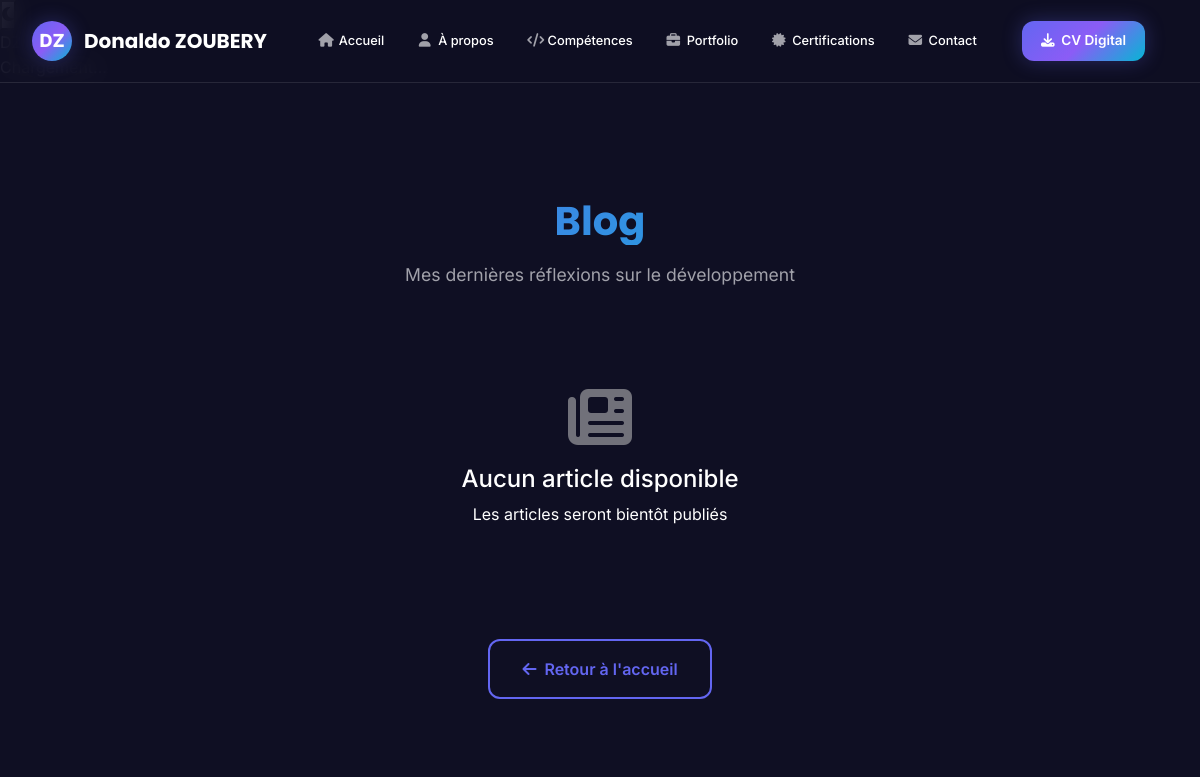
/blog/, run on an earlier commit of the app's database.
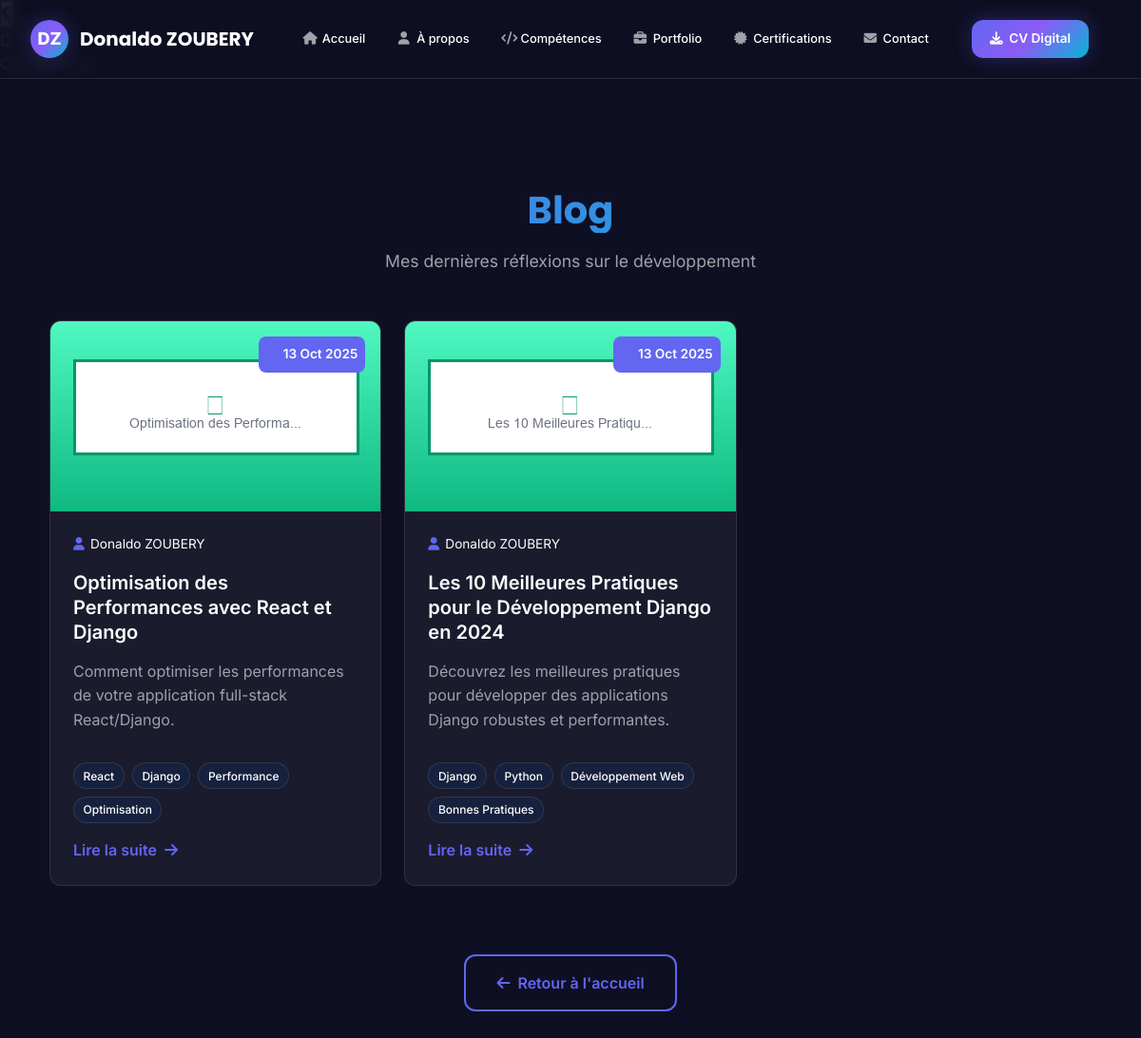
And on a later commit of the database.
### apps/portfolio/models.py (models this page shows, shortened)
class BlogPost(models.Model):
    title = models.CharField(max_length=200)
    slug = models.SlugField(unique=True)
    content = RichTextField()
    excerpt = models.TextField(max_length=300)
    featured_image = models.ImageField(upload_to='blog/', blank=True, null=True)
    author = models.CharField(max_length=100, default="Donaldo ZOUBERY")
    published = models.BooleanField(default=False)
    created_at = models.DateTimeField(auto_now_add=True)
    updated_at = models.DateTimeField(auto_now=True)
    tags = models.CharField(max_length=200, blank=True, help_text="Séparés par des virgules")
    view_count = models.PositiveIntegerField(default=0)
    class Meta:
        ordering = ['-created_at']

### apps/portfolio/views.py (the view)
# urls.py: path('blog/', BlogListView.as_view(), name='blog_list'),
class BlogListView(ListView):
    model = BlogPost
    template_name = 'portfolio/blog_list.html'
    context_object_name = 'blog_posts'
    paginate_by = 6
    def get_queryset(self):
        return BlogPost.objects.filter(published=True).order_by('-created_at')

### apps/portfolio/templatetags/portfolio_extras.py (called while the page is built)
@register.filter
def split(value, delimiter):
    if value:
        return value.split(delimiter)
    return []

@register.filter
def strip(value):
    if value:
        return value.strip()
    return value

### templates/portfolio/blog_list.html (shortened to what this page needs)
{% extends 'layouts/base.html' %}
{% load portfolio_extras %}
{% block content %}
{% include 'layouts/header.html' %}
<section class="blog-list-section">
    <div class="container">
        <div class="section-header text-center mb-5">
            <h1 class="section-title">Blog</h1>
            <p class="section-subtitle">Mes dernières réflexions sur le développement</p>
        </div>
        <div class="row">
            {% for post in blog_posts %}
            <div class="col-lg-4 col-md-6 mb-4" data-aos="fade-up" data-aos-delay="{{ forloop.counter0|add:100 }}">
                <article class="blog-card">
                    <div class="blog-image">
                    </div>
                    <div class="blog-content">
                        <div class="blog-meta">
                            <span class="blog-date">
                                <i class="fas fa-calendar"></i>
                                {{ post.created_at|date:"d M Y" }}
                            </span>
                            <span class="blog-author">
                                <i class="fas fa-user"></i>
                                {{ post.author }}
                            </span>
                        </div>
                        <h3 class="blog-title">
                            <a href="{% url 'blog_detail' post.slug %}">{{ post.title }}</a>
                        </h3>
                        <p class="blog-excerpt">{{ post.excerpt|truncatewords:20 }}</p>
                        {% if post.tags %}
                        <div class="blog-tags">
                            {% for tag in post.tags|split:"," %}
                            <span class="tag">{{ tag|strip }}</span>
                            {% endfor %}
                        </div>
                        {% endif %}
                        <a href="{% url 'blog_detail' post.slug %}" class="blog-read-more">
                            Lire la suite <i class="fas fa-arrow-right"></i>
                        </a>
                    </div>
                </article>
            </div>
            {% empty %}
            <div class="col-12 text-center">
                <div class="no-posts">
                    <i class="fas fa-newspaper"></i>
                    <h4>Aucun article disponible</h4>
                    <p>Les articles seront bientôt publiés</p>
                </div>
            </div>
            {% endfor %}
        </div>
        <div class="text-center mt-5">
            <a href="{% url 'home' %}" class="btn btn-outline-primary">
                <i class="fas fa-arrow-left"></i>
                Retour à l'accueil
            </a>
        </div>
    </div>
</section>
{% endblock %}

### templates/layouts/base.html (shortened to what this page needs)
{% load static %}
<!DOCTYPE html>
<html lang="fr">
  <head>
    <link href="https://cdnjs.cloudflare.com/ajax/libs/aos/2.3.4/aos.css" rel="stylesheet" />
    <link href="https://cdn.jsdelivr.net/npm/bootstrap@5.3.0/dist/css/bootstrap.min.css" rel="stylesheet" />
    <link href="{% static 'assets/css/style.css' %}" rel="stylesheet" />
    <link href="{% static 'assets/css/responsive.css' %}" rel="stylesheet" />
    <link
      rel="stylesheet"
      href="https://cdn.jsdelivr.net/npm/@fancyapps/ui@5.0/dist/fancybox/fancybox.css"
    />
    <link rel="stylesheet" href="https://cdnjs.cloudflare.com/ajax/libs/font-awesome/6.4.0/css/all.min.css" />
    <link href="https://cdnjs.cloudflare.com/ajax/libs/aos/2.3.4/aos.css" rel="stylesheet" />
  </head>
  <body class="dark">
    <button id="theme-toggle" class="theme-toggle" title="Changer de thème">
    </button>
    <div id="loading-screen" class="loading-screen">
        <div class="loading-content">
            <div class="loading-logo">
                <span class="logo-text">DZ</span>
            </div>
            <p class="loading-text">Chargement...</p>
        </div>
    </div>
    {% block content %}
    {% endblock content %}
  </body>
</html>

### templates/layouts/header.html (shortened to what this page needs)
{% load static %}
<header id="header" class="header">
  <nav id="navbar" class="navbar">
  <div class="container">
      <div class="navbar-brand">
        <a href="/" class="brand-link">
          <span class="brand-logo">DZ</span>
          <span class="brand-text">Donaldo ZOUBERY</span>
        </a>
      </div>
      <div class="navbar-menu" id="navbar-menu">
        <ul class="navbar-nav">
          <li class="nav-item">
            <a class="nav-link" href="{% url 'home' %}">
              <i class="fas fa-home"></i>
              <span>Accueil</span>
            </a>
          </li>
          <li class="nav-item">
            <a class="nav-link" href="{% url 'home' %}#about">
              <i class="fas fa-user"></i>
              <span>À propos</span>
            </a>
          </li>
          <li class="nav-item">
            <a class="nav-link" href="{% url 'home' %}#skills">
              <i class="fas fa-code"></i>
              <span>Compétences</span>
            </a>
          </li>
          <li class="nav-item">
            <a class="nav-link" href="{% url 'home' %}#portfolio">
              <i class="fas fa-briefcase"></i>
              <span>Portfolio</span>
            </a>
          </li>
          <li class="nav-item">
            <a class="nav-link" href="{% url 'home' %}#certifications">
              <i class="fas fa-certificate"></i>
              <span>Certifications</span>
            </a>
          </li>
          <li class="nav-item">
            <a class="nav-link" href="{% url 'home' %}#contact">
              <i class="fas fa-envelope"></i>
              <span>Contact</span>
            </a>
          </li>
        </ul>
        <div class="navbar-cta">
          <a class="nav-link nav-link-cta" href="{% url 'digital_cv' %}" target="_blank">
            <i class="fas fa-download"></i>
            <span>CV Digital</span>
          </a>
        </div>
      </div>
    </div>
  </nav>
</header>

### templates/includes/scripts.html (shortened to what this page needs)
{% load static %}

### static/assets/css/responsive.css (style rules this page uses)
:root { --container-padding-mobile: 1rem; --container-padding-tablet: 2rem; --container-padding-desktop: 3rem; --font-size-mobile: 0.9rem; --font-size-tablet: 1rem; --font-size-desktop: 1.1rem; --spacing-mobile: 1rem; --spacing-tablet: 1.5rem; --spacing-desktop: 2rem; }
.container { width: 100%; max-width: 1200px; margin: 0 auto; padding: 0 var(--container-padding-mobile); }
@media (min-width: 768px) { .container { padding: 0 var(--container-padding-tablet); } }
@media (min-width: 1024px) { .container { padding: 0 var(--container-padding-desktop); } }
.row { display: flex; flex-wrap: wrap; margin: 0 -0.5rem; }
.section-header { margin-bottom: 2rem; }
.section-title { font-size: 2rem; margin-bottom: 1rem; }
.section-subtitle { font-size: 1rem; }
@media (min-width: 768px) { .section-header { margin-bottom: 3rem; } }
@media (min-width: 768px) { .section-title { font-size: 2.5rem; } }
@media (min-width: 768px) { .section-subtitle { font-size: 1.1rem; } }
.blog-card { margin-bottom: 1rem; }
.blog-image { height: 180px; }
.blog-content { padding: 1rem; }
.blog-title { font-size: 1.1rem; }
.blog-excerpt { font-size: 0.9rem; }
@media (min-width: 768px) { .blog-image { height: 200px; } }
@media (min-width: 768px) { .blog-content { padding: 1.5rem; } }
@media (min-width: 768px) { .blog-title { font-size: 1.2rem; } }
@media (min-width: 768px) { .blog-excerpt { font-size: 1rem; } }
.btn { padding: 0.75rem 1.5rem; font-size: 0.9rem; }
@media (min-width: 768px) { .btn { padding: 1rem 2rem; font-size: 1rem; } }
.navbar { padding: 0.75rem 0; }
.navbar .container { padding: 0 1rem; }
.navbar-brand { gap: 0.5rem; }
.brand-text { font-size: 1rem; }
.navbar-menu { display: none; }
.navbar-nav { flex-direction: column; gap: 0.5rem; padding: 1rem 0; }
.nav-link { padding: 0.75rem 1rem; font-size: 0.9rem; }
.nav-link i { font-size: 0.8rem; width: 12px; }
@media (min-width: 768px) { .navbar { padding: 1rem 0; } }
@media (min-width: 768px) { .navbar .container { padding: 0 2rem; } }
@media (min-width: 768px) { .brand-text { font-size: 1.25rem; } }
@media (min-width: 768px) { .navbar-menu { display: block; } }
@media (min-width: 768px) { .navbar-nav { flex-direction: row; gap: 1rem; padding: 0; } }
@media (min-width: 768px) { .nav-link { padding: 0.5rem 0.8rem; font-size: 0.8rem; } }
@media (min-width: 768px) { .nav-link i { font-size: 0.85rem; width: 14px; } }

### templates/portfolio/blog_list.html (style rules this page uses)
.blog-list-section { padding: 100px 0 50px; background: var(--bg-primary); }
.blog-card { background: var(--bg-card); border-radius: var(--border-radius-lg); overflow: hidden; transition: all 0.3s ease; border: 1px solid rgba(255, 255, 255, 0.1); height: 100%; display: flex; flex-direction: column; }
.blog-image { position: relative; height: 200px; overflow: hidden; }
.blog-content { padding: 1.5rem; flex-grow: 1; display: flex; flex-direction: column; }
.blog-meta { display: flex; gap: 1rem; margin-bottom: 1rem; font-size: 0.85rem; color: var(--text-secondary); }
.blog-date, .blog-author { display: flex; align-items: center; gap: 0.25rem; }
.blog-date i, .blog-author i { color: var(--primary-color); width: 14px; }
.blog-title { margin-bottom: 1rem; }
.blog-title a { color: var(--text-primary); text-decoration: none; font-size: 1.25rem; font-weight: 600; line-height: 1.3; transition: color 0.3s ease; }
.blog-excerpt { color: var(--text-secondary); line-height: 1.6; margin-bottom: 1rem; flex-grow: 1; }
.blog-tags { display: flex; flex-wrap: wrap; gap: 0.5rem; margin-bottom: 1rem; }
.tag { background: var(--bg-tertiary); color: var(--text-primary); padding: 0.2rem 0.6rem; border-radius: 50px; font-size: 0.75rem; font-weight: 500; border: 1px solid rgba(255, 255, 255, 0.1); }
.blog-read-more { color: var(--primary-color); text-decoration: none; font-weight: 600; display: inline-flex; align-items: center; gap: 0.5rem; transition: all 0.3s ease; margin-top: auto; }

What changed in the data, as far as the page shows it:
added BlogPost: created_at "13 Oct 2025", author "Donaldo ZOUBERY", title "Optimisation des Performances avec React et Django", excerpt "Comment optimiser les performances de votre application full-stack React/Django.", tags "React" "Django" "Performance" "Optimisation"
added BlogPost: created_at "13 Oct 2025", author "Donaldo ZOUBERY", title "Les 10 Meilleures Pratiques pour le Développement Django en 2024", excerpt "Découvrez les meilleures pratiques pour développer des applications Django robustes et performantes.", tags "Django" "Python" "Développement Web" "Bonnes Pratiques"
Also different on the page:
text no longer shown: "Aucun article disponible Les articles seront bientôt publiés"
